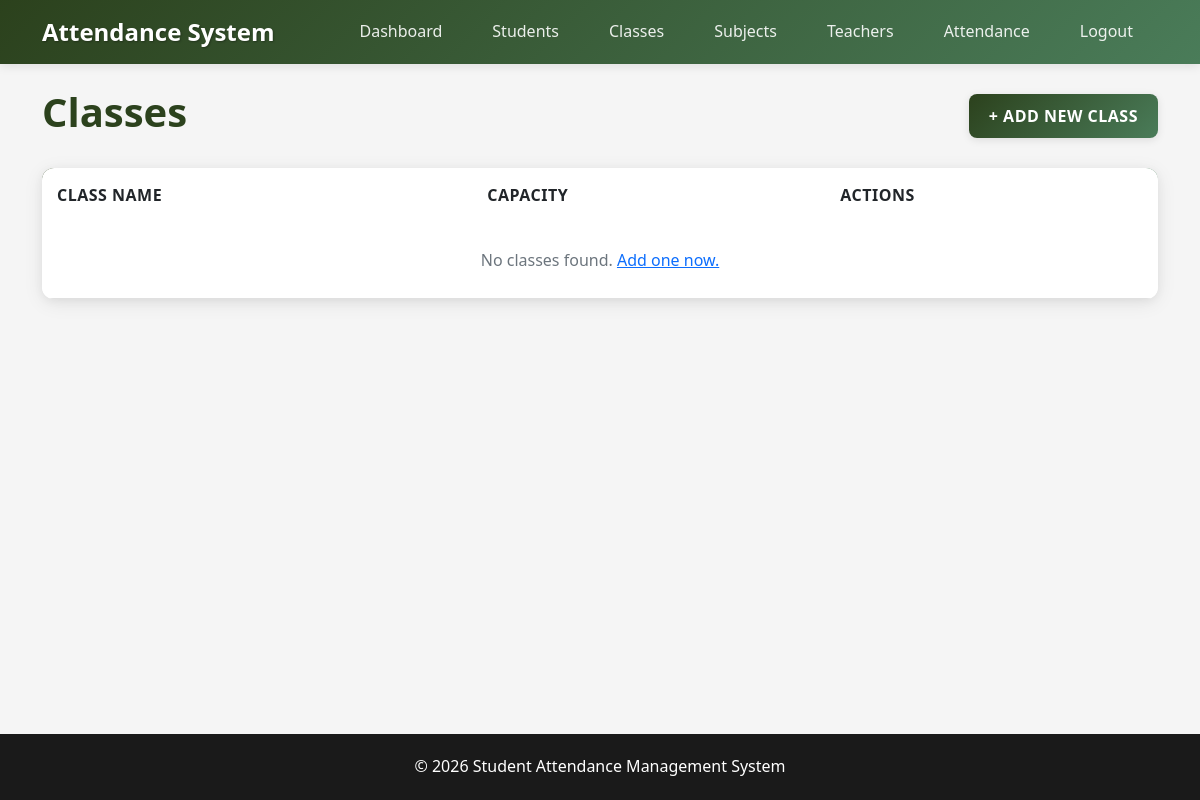
The app's page /classes/ (signed in), older data.
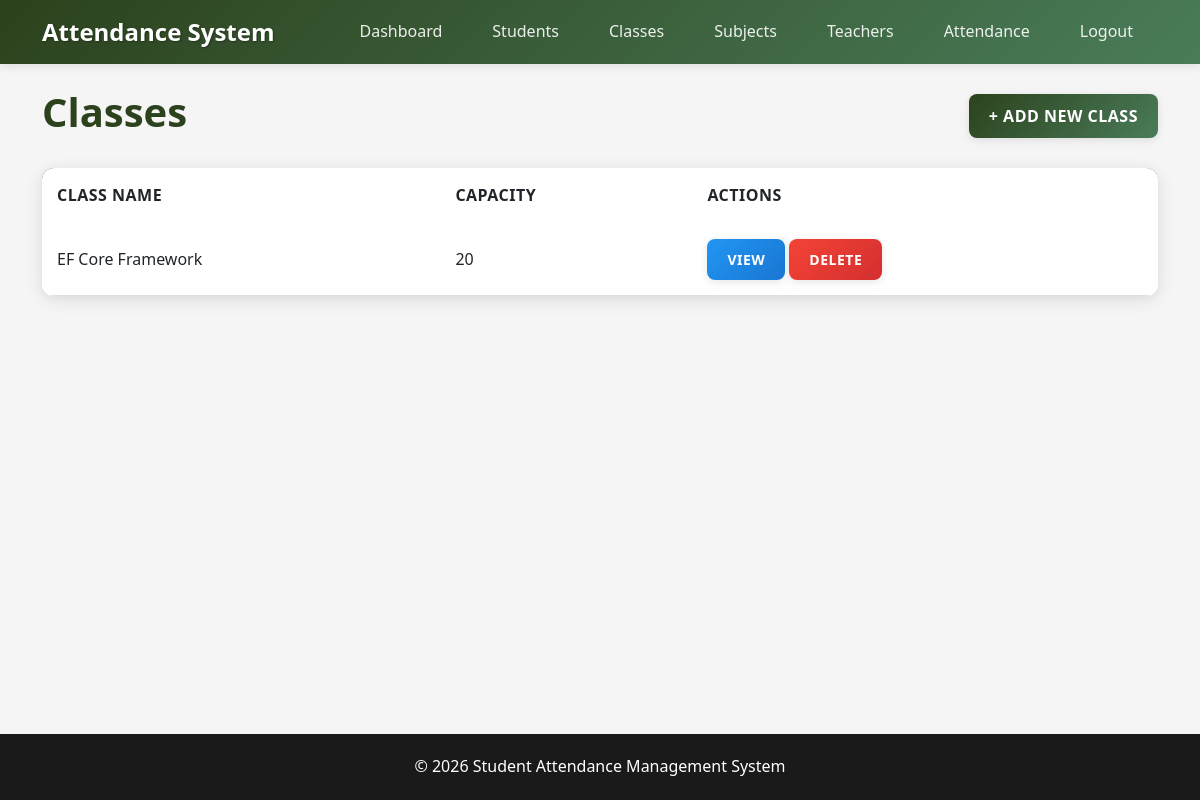
The same page, newer data.
### Attendance/models.py (models this page shows, shortened)
class Class(models.Model):
    class_name = models.CharField(max_length=50, unique=True)
    capacity = models.IntegerField()

### Attendance/views.py (the view)
# urls.py: path('classes/', views.class_list, name='class_list'),
@login_required
def class_list(request):
    classes = Class.objects.all()
    return render(request, 'classes/list.html', {'classes': classes})

### Templates/classes/list.html
{% extends 'base.html' %}
{% block content %}
<div class="d-flex justify-content-between align-items-center mb-4">
    <h1 class="text-primary-custom">Classes</h1>
    <a href="{% url 'class_create' %}" class="btn btn-primary">+ Add New Class</a>
</div>
<div class="card">
    <div class="card-body p-0">
        <table class="table mb-0">
            <thead>
                <tr>
                    <th>Class Name</th>
                    <th>Capacity</th>
                    <th>Actions</th>
                </tr>
            </thead>
            <tbody>
                {% for class_room in classes %}
                <tr>
                    <td>{{ class_room.class_name }}</td>
                    <td>{{ class_room.capacity }}</td>
                    <td class="d-flex gap-1">
                        <a href="{% url 'class_detail' pk=class_room.id %}" class="btn btn-sm btn-info">View</a>
                        <a href="{% url 'class_delete' pk=class_room.id %}" class="btn btn-sm btn-danger">Delete</a>
                    </td>
                </tr>
                {% empty %}
                <tr>
                    <td colspan="3" class="text-center text-secondary py-4">No classes found. <a href="{% url 'class_create' %}">Add one now.</a></td>
                </tr>
                {% endfor %}
            </tbody>
        </table>
    </div>
</div>
{% endblock %}

Row changes from the older to the newer data that the page shows:
added Class: class_name "EF Core Framework", capacity "20"
Text that changed along with them:
text no longer shown: "No classes found. Add one now."
